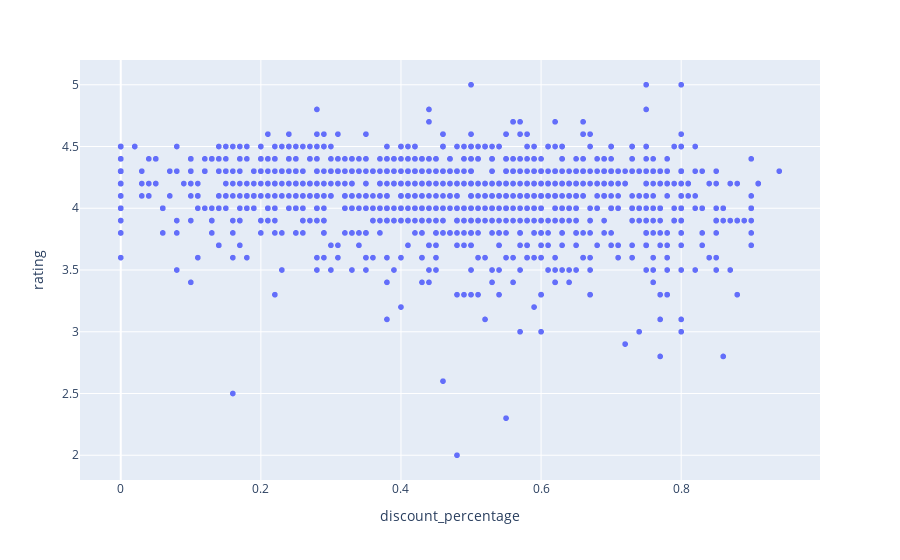

Notebook source saved alongside this figure:
### Code cell
fig = px.scatter(df, x = 'discount_percentage', y = 'rating')
fig.show()

### Figure 1 — Plotly figure (JSON) as saved in the notebook; plotly's stock layout.template omitted (floating-point values rounded to 4 significant figures; data arrays with more than 128 entries replaced by an {"elided": "..."} marker saying what was removed)
{"data": [{"hovertemplate": "discount_percentage=%{x}<br>rating=%{y}<extra></extra>", "legendgroup": "", "marker": {"color": "#636efa", "symbol": "circle"}, "mode": "markers", "name": "", "showlegend": false, "type": "scattergl", "x": {"elided": "1465 float values"}, "xaxis": "x", "y": {"elided": "1465 float values"}, "yaxis": "y"}], "layout": {"legend": {"tracegroupgap": 0}, "margin": {"t": 60}, "xaxis": {"anchor": "y", "domain": [0, 1], "title": {"text": "discount_percentage"}}, "yaxis": {"anchor": "x", "domain": [0, 1], "title": {"text": "rating"}}}}
